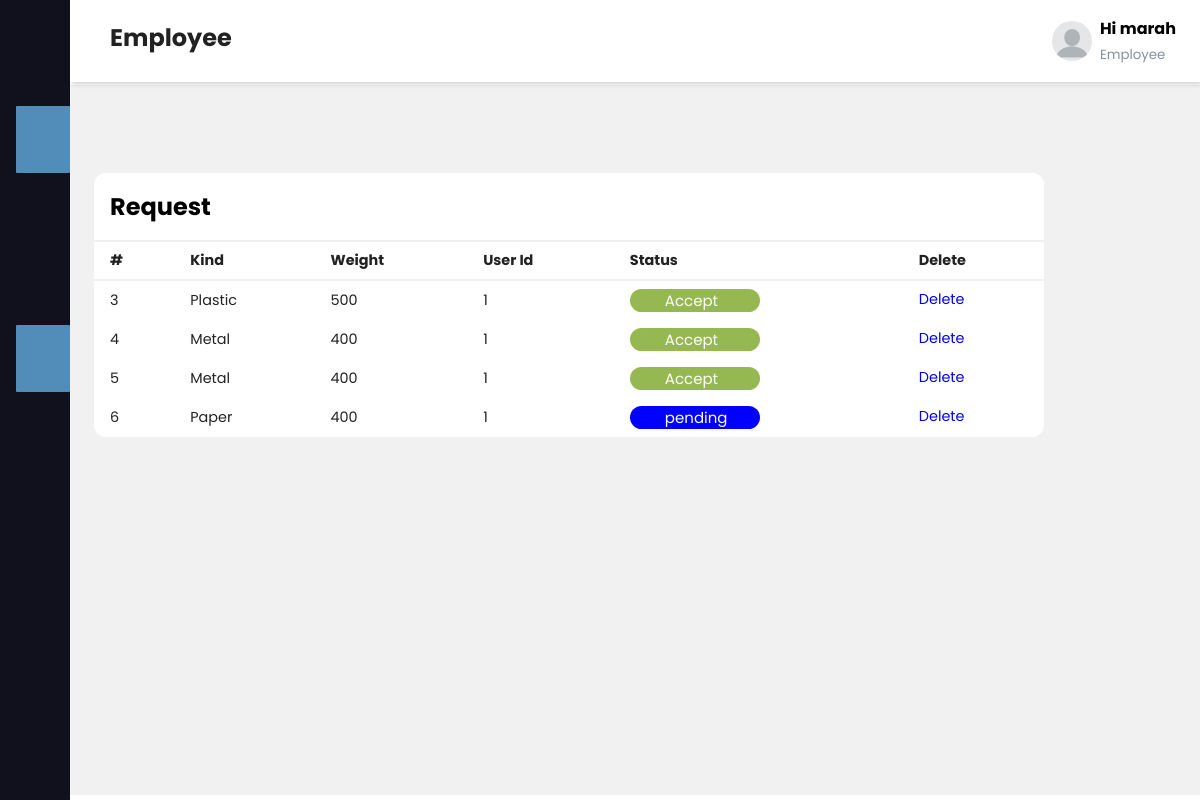
/requst.php (signed in), run on the app's committed database.
### tables this page shows
CREATE TABLE `request` (
  `id` int(11) NOT NULL,
  `kind` varchar(500) NOT NULL,
  `status` varchar(500) NOT NULL,
  `weight` double NOT NULL,
  `user_id` int(11) NOT NULL,
  `address` varchar(600) NOT NULL
);

### requst.php (the view, shortened to what this page needs)
<?php
$server="localhost";
$username="root";
$password="";
$database="3rs";
$con=mysqli_connect($server,$username,$password,$database);
$sql= "SELECT * from request where 1";
$result=mysqli_query($con,$sql);
?>
<!DOCTYPE html>
<html >
  <head>
  <link rel="stylesheet" href="employee.css">
</head>
<body>
<?php include"sidbar.php"; ?>
    <div class="main-content">
      <header>
        <h2>
          <label for="nav-toggle">
            <span class="fas fa-bars"></span>
          </label>
          Employee
        </h2>
        <div class="user-wrapper">
         <img width="40px" height="40px" alt="profile-img">
         <div class="">
            <h4>Hi <?php echo $_SESSION["name"] ?></h4>
            <small> Employee</small>
         </div>
        </div>
      </header>
      <main>
        <div class="recent-grid">
          <div class="projects">
            <div style="width: 950px;" class="card">
              <div class="card-header">
                <h2>Request</h2>
              </div>
              <div class="card-body">
                <div class="table-responsive">
                  <table width="100%">
                  <thead>
                    <tr>
                      <td>#</td>
                      <td>Kind</td>
                      <td>Weight</td>
                      <td>User Id</td>
                      <td>Status</td>
                      <td>Delete</td>
                    </tr>
                  </thead>
                  <tbody>
                  <?php foreach ($result as $row) {   ?>
                    <tr>
                      <td><?php echo $row['id'];?></td>
                      <td><?php echo $row['kind'];?></td>
                      <td><?php echo $row['weight'];?></td>
                      <td><?php echo $row['user_id'];?></td>
                      <td>		<?php
														if($row['status']=="Accept"){ ?>
										<div style="background-color:#96b851;width:130px;border-radius:20px;">	<a style="color:#fff;font-size:15px;margin-left:35px;"  href="update_request.php?id=<?php echo $row['id']; ?>" ><?php echo $row['status'];?>  </a>	</div>
													<?php	}
														else {
														?>
														<div style="background-color:blue;width:130px;border-radius:20px;">	 <a style="color:#fff;font-size:15px;margin-left:35px;" href="update_request.php?id=<?php echo $row['id'];  ?>" class="btn btn-primary"><?php echo $row['status'];?>  </a></div>
														<?php } ?></td>
                       <td><a href="delete_requst.php?id=<?php echo $row['id'];  ?> "class="btn btn-danger"> Delete</a></td>
                    </tr>
                    <?php } ?>
                  </tbody>
                </table>
                </div>
              </div>
            </div>
          </div>
        </div>
      </main>
    </div>
</body>
</html>

### employee.css (style rules this page uses)
:root { --main-color: #11101d; --color-dark: #1D2231; --text-grey: #8390A2; }
* { padding: 0; margin: 0; box-sizing: border-box; list-style: none; text-decoration: none; font-family: 'Poppins', sans-serif; }
.main-content { transition: margin-left 300ms; margin-left: 345px; }
header { background: #fff; display: flex; justify-content: space-between; padding: 1rem 1.5rem; box-shadow: 2px 2px 5px rgba(0, 0, 0, 0.2); position: fixed; left: 345px; top: 0; z-index: 100; width: calc(100% - 345px); transition: left 300ms; }
header h2 { color: #222; }
header label span { font-size: 1.7rem; padding-right: 1rem; }
.user-wrapper { display: flex; align-items: center; }
.user-wrapper img { border-radius: 50%; margin-right: .5rem; }
.user-wrapper small { display: inline-block; color: var(--text-grey); margin-top: -1px !important; }
main { margin-top: 85px; padding: 2rem 1.5rem; background: #f1f1f1; min-height: calc(100vh - 90px); }
.recent-grid { margin-top: 3.5rem; display: grid; grid-gap: 2rem; grid-template-columns: 65% auto; }
.card { background: #fff; border-radius: 12px; }
.card-header { padding: 1rem; }
.card-header { display: flex; justify-content: space-between; align-items: center; border-bottom: 1px solid #f0f0f0; }
table { border-collapse: collapse; }
thead tr { border-top: 1px solid #f0f0f0; border-bottom: 2px solid #f0f0f0; }
thead td { font-weight: 700; }
td { padding: .5rem 1rem; font-size: .9rem; color: #222; }
tr td:last-child { display: flex; align-items: center; }
.table-responsive { width: 100%; overflow-x: auto; }
@media only screen and (max-width: 1200px) { .main-content { margin-left: 70px; } }
@media only screen and (max-width: 1200px) { .main-content header { width: calc(100% - 70px); left: 70px; } }

### data on the page
request: id "3", kind "Plastic", weight "500", user "1", status "Accept"
request: id "4", kind "Metal", weight "400", user "1", status "Accept"
request: id "5", kind "Metal", weight "400", user "1", status "Accept"
request: id "6", kind "Paper", weight "400", user "1", status "pending"

### other printed values
$_SESSION["name"] "marah"
